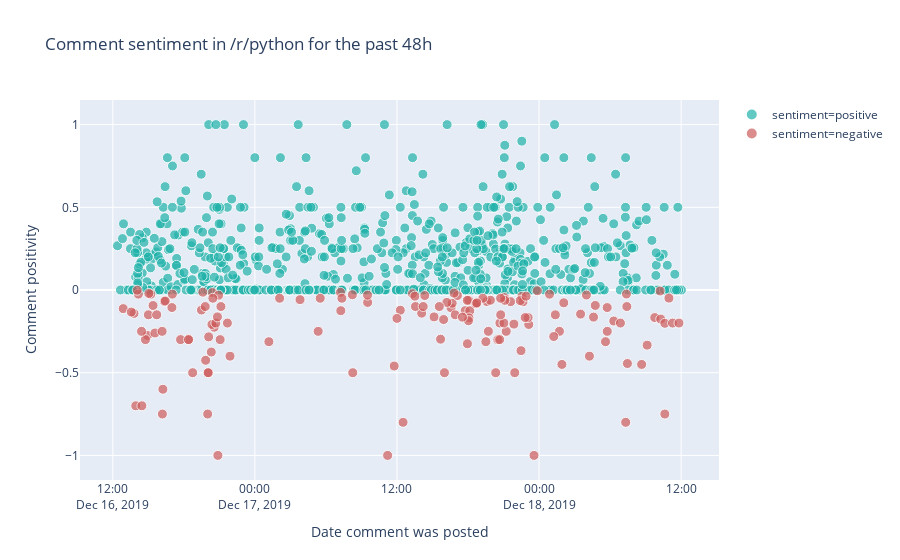

The notebook cell this image was saved under:
### Markdown cell above
## /r/python comment sentiment timeline <a class="anchor" id="5"></a>

### Code cell
data = get_pushshift_data(data_type="comment", after=TIMEFRAME, size=1000, sort_type="score", sort="desc", subreddit=SUBREDDIT_OF_INTEREST).get("data")
df = pandas.DataFrame.from_records(data)[["author", "body", "created_utc", "score", "permalink"]]

df["sentiment_polarity"] = df.apply(lambda row: textblob.TextBlob(row["body"]).sentiment.polarity, axis=1)
df["sentiment_subjectivity"] = df.apply(lambda row: textblob.TextBlob(row["body"]).sentiment.subjectivity, axis=1)
df["sentiment"] = df.apply(lambda row: "positive" if row["sentiment_polarity"] >= 0 else "negative", axis=1)

df["preview"] = df["body"].str[0:50]

df["date"] = pandas.to_datetime(df['created_utc'],unit='s')

px.scatter(df, x="date", 
               y="sentiment_polarity",
               hover_data=["author", "permalink", "preview"],
               color_discrete_sequence=["lightseagreen", "indianred"],
               color="sentiment",
               size="score",
               size_max=10,
               labels={"sentiment_polarity": "Comment positivity", "date": "Date comment was posted"},
               title=f"Comment sentiment in /r/{SUBREDDIT_OF_INTEREST} for the past {TIMEFRAME}",
          )

### Figure 1 — Plotly figure (JSON) as saved in the notebook; plotly's stock layout.template omitted (floating-point values rounded to 4 significant figures; data arrays with more than 128 entries replaced by an {"elided": "..."} marker saying what was removed)
{"data": [{"customdata": {"elided": "807x3 str values"}, "hoverlabel": {"namelength": 0}, "hovertemplate": "sentiment=positive<br>Date comment was posted=%{x}<br>Comment positivity=%{y}<br>score=%{marker.size}<br>author=%{customdata[0]}<br>permalink=%{customdata[1]}<br>preview=%{customdata[2]}", "legendgroup": "sentiment=positive", "marker": {"color": "lightseagreen", "size": {"elided": "807 int values"}, "sizemode": "area", "sizeref": 0.02, "symbol": "circle"}, "mode": "markers", "name": "sentiment=positive", "showlegend": true, "type": "scatter", "x": {"elided": "807 str values"}, "xaxis": "x", "y": {"elided": "807 float values"}, "yaxis": "y"}, {"customdata": {"elided": "151x3 str values"}, "hoverlabel": {"namelength": 0}, "hovertemplate": "sentiment=negative<br>Date comment was posted=%{x}<br>Comment positivity=%{y}<br>score=%{marker.size}<br>author=%{customdata[0]}<br>permalink=%{customdata[1]}<br>preview=%{customdata[2]}", "legendgroup": "sentiment=negative", "marker": {"color": "indianred", "size": {"elided": "151 int values"}, "sizemode": "area", "sizeref": 0.02, "symbol": "circle"}, "mode": "markers", "name": "sentiment=negative", "showlegend": true, "type": "scatter", "x": {"elided": "151 str values"}, "xaxis": "x", "y": {"elided": "151 float values"}, "yaxis": "y"}], "layout": {"autosize": true, "legend": {"itemsizing": "constant", "tracegroupgap": 0}, "title": {"text": "Comment sentiment in /r/python for the past 48h"}, "xaxis": {"anchor": "y", "autorange": true, "domain": [0, 1], "range": ["2019-12-16 09:38:03.877", "2019-12-18 14:47:40.123"], "title": {"text": "Date comment was posted"}, "type": "date"}, "yaxis": {"anchor": "x", "autorange": true, "domain": [0, 1], "range": [-1.165, 1.165], "title": {"text": "Comment positivity"}, "type": "linear"}}}
